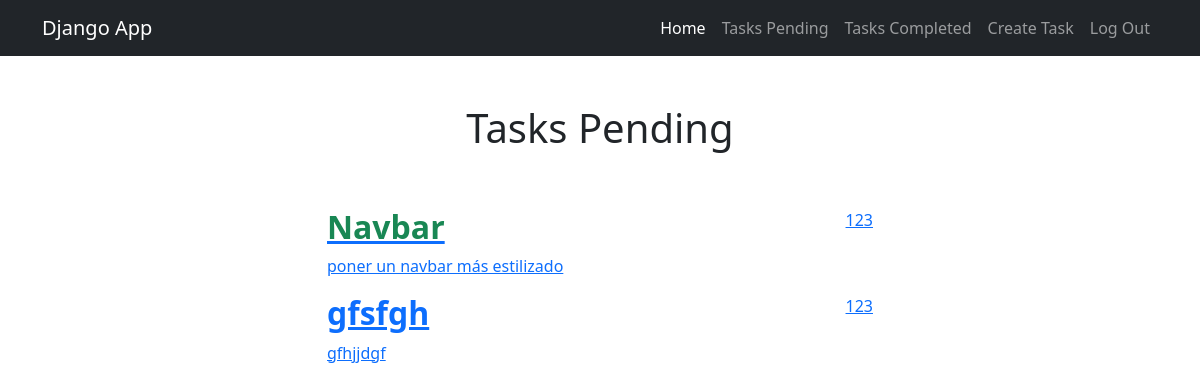
The page /tasks/ (signed in) on the database as committed earlier.
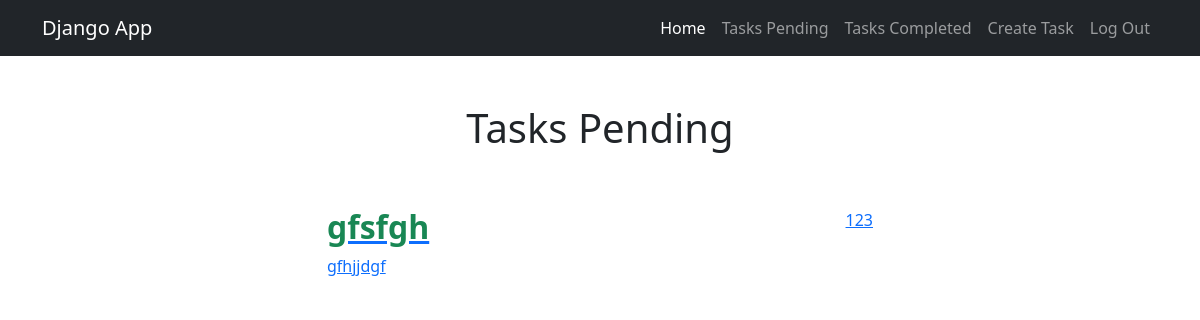
The same page on the database as committed later.
### tasks/models.py (models this page shows, shortened)
class Task(models.Model):
    title = models.CharField(max_length=200)
    description = models.TextField(max_length=1000)
    created = models.DateTimeField(auto_now_add=True)
    datecompleted = models.DateTimeField(null=True, blank=True)
    important = models.BooleanField(default=False)
    user = models.ForeignKey(User, on_delete=models.CASCADE)

### tasks/views.py (the view)
# urls.py: path("tasks/", views.tasks, name="tasks"),
@login_required
def tasks(request):
    tasks = Task.objects.filter(user=request.user, datecompleted__isnull=True)
    return render(request, "tasks.html", {"tasks": tasks})

### tasks/templates/tasks.html (shortened to what this page needs)
{% extends 'base.html' %}
{% block content %}
<main class="container">
    <div class="row">
        <div class="col-md-6 offset-md-3">
            <h1 class="text-center py-5">Tasks Pending</h1>
            <ul class="list-group">
                {% for task in tasks %}
                <a class"list-group-item" href="{% url 'task_detail' task.id %}">
                    <header class="d-flex justify-content-between">
                        {% if task.important %}
                        <h2 class="fw-bold text-success">{{task.title}}</h2>
                        {% else %}
                        <h2 class="fw-bold">{{task.title}}</h2>
                        {% endif %}
                        <p>{{task.user.username}}</p>
                        </header>
                    <p>{{task.description}}</p>
                </a>
                {% endfor %}
            </ul>
        </div>
    </div>
</main>
{% endblock content %}

Rows that differ between the two databases and show on the page:
no longer on this page (row edited): Task: title "Navbar", user.username "123", description "poner un navbar más estilizado"
changed Task "gfsfgh": important False → True (drawn)
